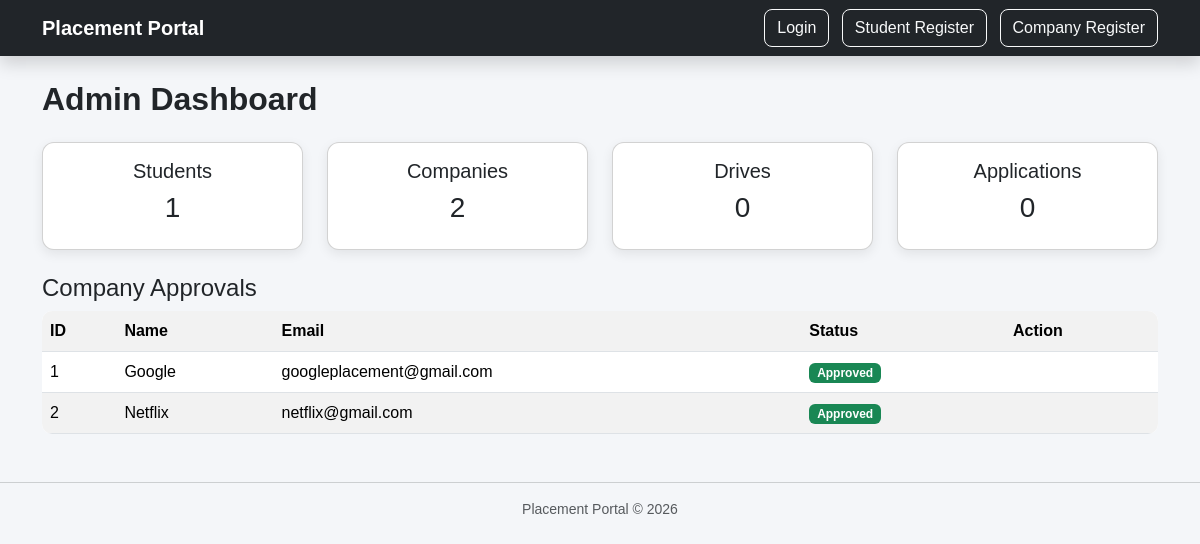
The app's page /admin/dashboard with its own data.
### models.py (models this page shows)
class Company(db.Model):
    id = db.Column(db.Integer, primary_key=True)
    name = db.Column(db.String(100))
    email = db.Column(db.String(120), unique=True)
    password = db.Column(db.String(200))
    hr_contact = db.Column(db.String(100))
    website = db.Column(db.String(200))
    approval_status = db.Column(db.String(20), default="Pending")

### app.py (the view)
@app.route("/admin/dashboard")
def admin_dashboard():
    students = Student.query.all()
    companies = Company.query.all()
    drives = PlacementDrive.query.all()
    applications = Application.query.all()
    return render_template(
        "admin/dashboard.html",
        students=students,
        companies=companies,
        drives=drives,
        applications=applications
    )

### templates/admin/dashboard.html (shortened to what this page needs)
{% extends "base.html" %}
{% block content %}
<h2 class="mb-4">Admin Dashboard</h2>
<div class="row mb-4">
<div class="col-md-3">
<div class="card text-center p-3">
<h5>Students</h5>
<h3>{{students|length}}</h3>
</div>
</div>
<div class="col-md-3">
<div class="card text-center p-3">
<h5>Companies</h5>
<h3>{{companies|length}}</h3>
</div>
</div>
<div class="col-md-3">
<div class="card text-center p-3">
<h5>Drives</h5>
<h3>{{drives|length}}</h3>
</div>
</div>
<div class="col-md-3">
<div class="card text-center p-3">
<h5>Applications</h5>
<h3>{{applications|length}}</h3>
</div>
</div>
</div>
<h4>Company Approvals</h4>
<table class="table table-striped table-hover">
<tr>
<th>ID</th>
<th>Name</th>
<th>Email</th>
<th>Status</th>
<th>Action</th>
</tr>
{% for company in companies %}
<tr>
<td>{{company.id}}</td>
<td>{{company.name}}</td>
<td>{{company.email}}</td>
<td>
{% if company.approval_status == "Pending" %}
<span class="badge bg-warning">Pending</span>
{% else %}
<span class="badge bg-success">Approved</span>
{% endif %}
</td>
<td>
</td>
</tr>
{% endfor %}
</table>
{% endblock %}

### templates/base.html (shortened to what this page needs)
<!DOCTYPE html>
<html lang="en">
<head>
<link href="https://cdn.jsdelivr.net/npm/bootstrap@5.3.2/dist/css/bootstrap.min.css" rel="stylesheet">
<link rel="stylesheet" href="{{ url_for('static', filename='style.css') }}">
</head>
<body>
<nav class="navbar navbar-expand-lg navbar-dark bg-dark shadow">
<div class="container">
<a class="navbar-brand fw-bold" href="/">Placement Portal</a>
<div>
<a class="btn btn-outline-light me-2" href="/">Login</a>
<a class="btn btn-outline-light me-2" href="/register/student">Student Register</a>
<a class="btn btn-outline-light" href="/register/company">Company Register</a>
</div>
</div>
</nav>
<div class="container mt-4">
{% block content %}
{% endblock %}
</div>
<footer class="text-center text-muted mt-5 mb-3">
<hr>
<p>Placement Portal © 2026</p>
</footer>
</body>
</html>

### static/style.css (style rules this page uses)
body { background:#f4f6f9; font-family:Arial, Helvetica, sans-serif; }
.card { border-radius:12px; box-shadow:0 4px 12px rgba(0,0,0,0.08); }
.table { background:white; border-radius:10px; overflow:hidden; }
h2 { font-weight:600; }
.btn { border-radius:8px; }
.navbar-brand { font-size:20px; }
footer { font-size:14px; }

### records on screen
Company: id "1", name "Google", email "googleplacement@gmail.com", approval_status "Approved"
Company: id "2", name "Netflix", email "netflix@gmail.com", approval_status "Approved"

### other values on screen
{{ students|length }} "1"
{{ companies|length }} "2"
{{ drives|length }} "0"
{{ applications|length }} "0"
